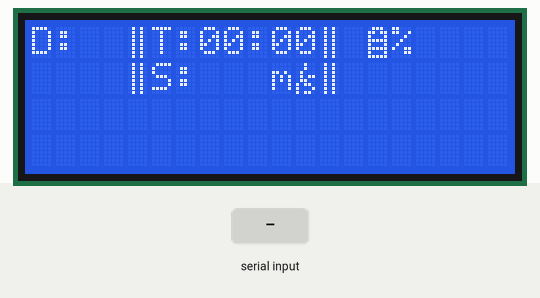
This sketch was run on a simulated Arduino Uno, built with avr-gcc and run on an emulated ATmega328P. On the bench: 20×4 character LCD. The test bench sets the inputs (shaded band). Random numbers use the default seed unless the sketch sets one.

Above: at 1.3 s.
1.4 s: "90,45,200\n" received over Serial
At 3.9 s:
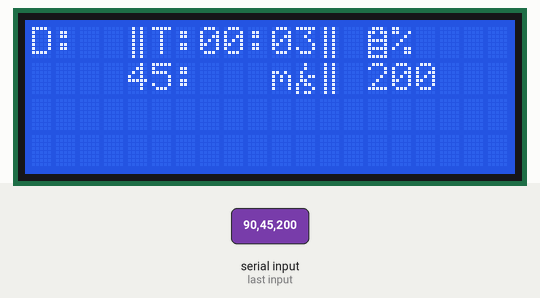
4.4 s: "1,90,45\n" received over Serial
At 7.9 s:
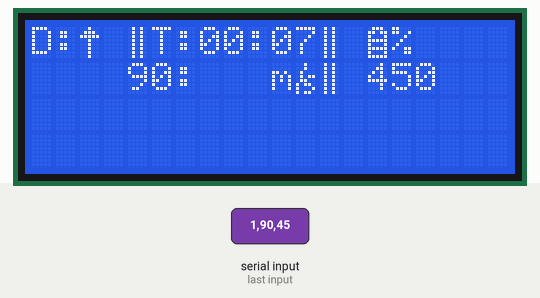
Timing chart, 0 to 9.4 s (numbered marks = the images above; inputs shaded):
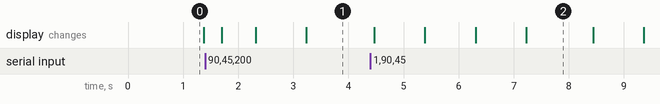

The sketch:

leon-code.ino
```cpp
#include <Wire.h>
#include <LiquidCrystal_I2C.h>

LiquidCrystal_I2C lcd(0x27, 20, 4); // I2C address 0x27, 16 column and 2 rows

unsigned long startTime;

byte customChar0[8] = {
  0b01110,
  0b11011,
  0b10001,
  0b11111,
  0b10001,
  0b11111,
  0b10001,
  0b11111
};

byte customChar1[8] = {
  0b00100,
  0b01110,
  0b11111,
  0b00100,
  0b00100,
  0b00100,
  0b00100,
  0b00100
};

byte customChar2[8] = {
  0b00100,
  0b00100,
  0b00100,
  0b00100,
  0b00100,
  0b11111,
  0b01110,
  0b00100
};

byte customChar3[8] = {
  0b00000,
  0b00100,
  0b01100,
  0b11111,
  0b11111,
  0b01100,
  0b00100,
  0b00000
} ;

byte customChar5[8] = {
  0b01010,
  0b01010,
  0b01010,
  0b01010,
  0b01010,
  0b01010,
  0b01010,
  0b01010
};

//no space

/*byte customChar4[8] = {
  0b11111,
  0b00111,
  0b00111,
  0b01001,
  0b10001,
  0b00000,
  0b00000,
  0b00000
};

byte customChar5[8] = {
  0b11111,
  0b11100,
  0b11100,
  0b10010,
  0b10001,
  0b00000,
  0b00000,
  0b00000,
};

byte customChar6[8] = {
  0b00000,
  0b00000,
  0b00000,
  0b10001,
  0b01001,
  0b00111,
  0b00111,
  0b11111,
};

byte customChar7[8] = {
  0b00000,
  0b00000,
  0b00000,
  0b10001,
  0b10010,
  0b11100,
  0b11100,
  0b11111,
};*/

byte customChar4[8] = {
  0b00100,
  0b00100,
  0b00110,
  0b11111,
  0b11111,
  0b00110,
  0b00100,
  0b00100,
} ;

byte customChar6[8] = {
  0b00100,
  0b00100,
  0b01000,
  0b01011,
  0b01100,
  0b10110,
  0b10001,
  0b10110,
} ;

byte customChar7[8] = {
  0b00000,
  0b00000,
  0b11011,
  0b11011,
  0b11011,
  0b11011,
  0b00000,
  0b00000,
} ;

void setup()
{
  lcd.init(); // initialize the lcd
  lcd.backlight();
  Serial.begin(9600);


  lcd.createChar(0, customChar0); // battery
  lcd.createChar(1, customChar1); // front
  lcd.createChar(2, customChar2); // back
  lcd.createChar(3, customChar3); //left
  lcd.createChar(4, customChar4); //right
  /*lcd.createChar(4, customChar4); //Front Right
  lcd.createChar(5, customChar5); //Front Left
  lcd.createChar(6, customChar6); //Back Right
  lcd.createChar(7, customChar7); //Back Left*/
  lcd.createChar(5, customChar5); //double line
  lcd.createChar(6, customChar6); //per second
  lcd.createChar(7, customChar7);


  lcd.setCursor(0,0);
  lcd.print("D"); //direction placement
  lcd.setCursor(5,0);
  lcd.print("T"); //show time
  lcd.setCursor(5,1);
  lcd.print("S");      //show speed
  lcd.setCursor(14, 0); // move cursor to (2, 0)
  lcd.write((byte)0);  // Battery

  lcd.setCursor(1,0);
  lcd.print(":"); //show the equation
  lcd.setCursor(6,0);
  lcd.print(":");  //:
  lcd.setCursor(6,1);
  lcd.print(":"); //:

  lcd.setCursor(15,0);
  lcd.print("%");
  lcd.setCursor(10,1);
  lcd.print("m");
  lcd.setCursor(11,1);
  lcd.write((byte)6); //per second for velocity
  //lcd.setCursor(12,0);
  //lcd.print("s"); //show seconds for time
  lcd.setCursor(9,0);
  lcd.print("M");

  lcd.setCursor(4,0);
  lcd.write((byte)5);  //spacing
  lcd.setCursor(4,1);
  lcd.write((byte)5);  //spacing
  lcd.setCursor(12,0);
  lcd.write((byte)5);  //spacing
  lcd.setCursor(12,1);
  lcd.write((byte)5);  //spacing

  /*
  lcd.setCursor(3,0);
  lcd.write((byte)1);  //Front
  lcd.setCursor(2,0);
  lcd.write((byte)5);  //FL
  lcd.setCursor(4, 0); // move cursor to (4, 0)
  lcd.write((byte)4);  // FR
  lcd.setCursor(3, 1);
  lcd.write((byte)2);  //Back
  lcd.setCursor(2,1);
  lcd.write((byte)7);  //BL
  lcd.setCursor(4,1);
  lcd.write((byte)6);  //BR
  lcd.setCursor(0,1);
  lcd.write((byte)3);  //L
  lcd.setCursor(1,1);
  lcd.write((byte)8);   //R
  /* */
  startTime = millis(); //start

}

void loop()
{
  //time
  unsigned long elapsed = (millis() - startTime)/ 1000;
  int minutes = elapsed / 60;
  int seconds = elapsed % 60;

  lcd.setCursor(7,0);
  if (minutes < 10) lcd.print("0");
  lcd.print(minutes);
  lcd.print(":");
  if (seconds < 10) lcd.print("0");
  lcd.print(seconds);
  if (Serial.available()) {
    String data = Serial.readStringUntil('\n');
    data.trim();
    int c1 = data.indexOf(',');
    int c2 = data.indexOf(',', c1+1);
    if (c1>0 && c2 >0) {
      int dir =data.substring(0, c1).toInt();
      int speed = data.substring(c1 +1, c2).toInt();
      int battery =data.substring(c2 +1).toInt();

      lcd.setCursor(2,0); //directions
      lcd.print("  ");
      lcd.setCursor(2,0);
      if (dir == 1) lcd.write((byte)1);//front
      else if (dir ==2 ) lcd.write((byte)2);  //back
      else if (dir ==3 ) lcd.write((byte)3);  //left
      else if (dir ==4 ) lcd.write((byte)4);  //right

      lcd.setCursor(7,1); //speed
      lcd.print("   ");
      lcd.setCursor(4,1);
      lcd.print(speed);


      lcd.setCursor(13,1); //battery
      lcd.print("   ");
      lcd.setCursor(14,1);
      lcd.print(battery);
    }


  }


  delay(300); //refresh
}
```

ascii-numbers.c
```cpp
#include <stdio.h>

int main() {
	for(char a = '0'; a <= '9'; a++)
		printf("dec %c is ascii %d\n", a, a);
}
```

chars.c
```cpp
#include <stdio.h>
#include <stdbool.h>
#include <string.h>

//get a string
//if it is a number, convert it to an integer
//if not, print a message

int main() {
	char buf[9];
	bool number = true;
	scanf("%s", &buf);
	printf("your string is: %s\n", buf);
	for(int i = 0; i < strlen(buf); i++) {
		if(buf[i] >= '0' && buf[i] <= '9') {
			printf("char number %d is %c\n", i, buf[i]);
		}
		else printf("not a number: %c\n");
	}
}
```

digit-checker.c
```cpp
#include <stdio.h>

int isDigit(char a, char b) {
	//will check to see if both chars a and b are digits, and create number ab in memory
	if(a >= '0' &&
	a <= '9') {
		int num1 = a - '0';
		if(b >= '0' &&
		b <= '9') {
			//both chars are valid digits
			//procceed to create the 2 digit number
			int num2 = b - '0';
			int num = num1 * 10 + num2;
			return num;
		}
	}
	else
		return -1;
}

int main() {
	char a, b;
	scanf("%c%", &a);
	scanf("%c%", &b);
	int digit = isDigit(a, b);
	if(digit == -1)
		printf("Not a valid value!\n");
	else
		printf("Your number: %d\n", digit);
}
```

fprintf.c
```cpp
#include <stdio.h>

int main() {
	FILE* myFile;

	myFile = fopen("./file.in", "a");
	fprintf(myFile, "this is my message to the world!\n");
	fclose(myFile);
}
```

rand.c
```cpp
#include <stdio.h>
#include <stdlib.h>

int main() {
	printf("%d is a random number!\n", rand()%101);
}
```

typedef.c
```cpp
#include <stdio.h>

typedef struct myStruct {
	int myValue;
} newStruct;

int main() {
	newStruct structure;
	structure.myValue = 3;
	printf("Struct value is: %d\n", structure.myValue);
}
```

wireless-robocar.c
```cpp
#include <stdio.h>
#include <string.h>

int speed = 0;
int num = 0;

void setDirection(char dir) {
	//switch case for direction, values can be changed
	switch(dir) {
		case 'a':
			printf("Your dir variable is A\n");
			break;
		case 'b':
			printf("Your dir variable is B\n");
			break;
		case 'c':
			printf("Your dir variable is C\n");
			break;
		case 'd':
			printf("Your dir variable is D\n");
			break;
		break;

	}
}

int isDigit(char a, char b) {
	//will check to see if both chars a and b are digits, and create number ab in memory
	if(a >= '0' &&
	a <= '9') {
		//a is a digit, so convert to int
		int num1 = a - '0';
		if(b >= '0' &&
		b <= '9') {
			//both chars are valid digits
			//procceed to create the 2 digit number
			//b is a digit, so convert to int
			int num2 = b - '0';
			//calculate the number
			int num = num1 * 10 + num2;
			return num;
		}
	}
	else
		//reuturn -1 as flag "this is not digit"
		return -1;
}

void procesMessage(char message[20]) {
	//check validity
	int number = isDigit(message[1], message[2]);
	if(message[0] == '0' &&           //Says: if the first 3 characters = 000 then set speed to 000
	  message[1] == '0' &&
      	  message[2] == '0') {
		printf("Speed set to: %d\n", speed);
        	speed = 0;
  	}
	else if(message[0] == '1' &&           //Says: if the first 3 characters = 100 then set speed to 100
          message[1] == '0' &&
          message[2] == '0' ) {
            speed = 100;
	    printf("Speed set to: %d\n", speed);
          }
	else if(message [0] == '0' &&
	  number != -1) {
		printf("Nice job! This is a valid number: %d\n", number);
		//convert 2 chars into 1 int

	}
}

int main() {
	char foo[20];
	scanf("%s", foo);
	printf("Your text: %s\n", foo);
	procesMessage(foo);
	if(foo[3] >= 'a' &&
	  foo[3] <= 'z') {
		setDirection(foo[3]);
	}
}
```
